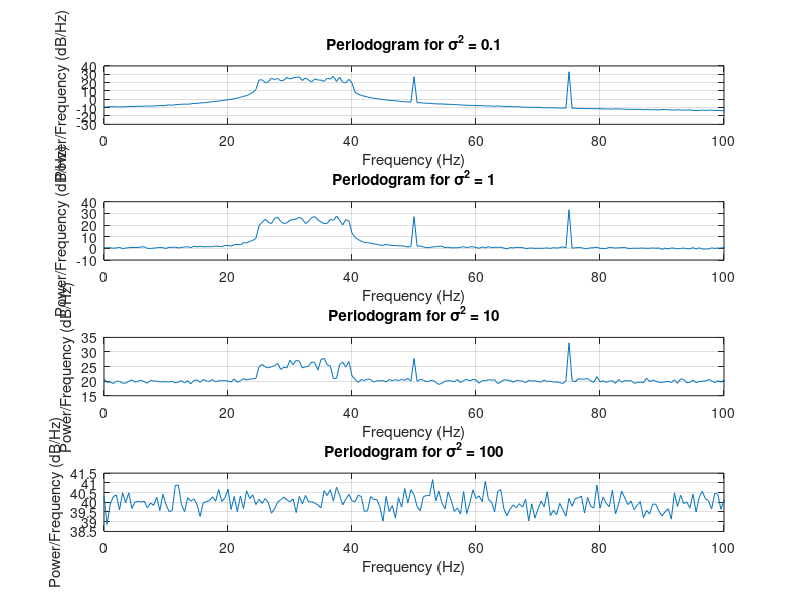

This figure's MATLAB source:
clc;
clear;
close all;

% Define parameters
fs = 1000; 
T = 2; 
N = T * fs; 
t = (0:N-1)/fs; 
w1 = 100 * pi; 
w2 = 150 * pi; 
M = 100; 
sigmas2 = [0.1, 1, 10, 100]; 
periodograms = zeros(M, N/2+1); 
f = (0:N/2) * (fs / N);

% Create figure for subplots
figure;

for i = 1:length(sigmas2)
    s = sigmas2(i);
    periodograms = zeros(M, N/2+1); % Preallocate for averaging
    for run = 1:M
        wI = (50*pi) + (80*pi - 50*pi) * rand;
        x1 = sin(w1 * t);
        x2 = 2 * cos(w2 * t);
        x3 = 4 * cos(wI * t);
        N_t = s * randn(size(t));
        X_t = x1 + x2 + x3 + N_t;
        X_fft = fft(X_t);
        Sx_w = (1/N) * abs(X_fft).^2;
        Sx_w = Sx_w(1:N/2+1);
        periodograms(run, :) = Sx_w;
    end
    % Average periodogram
    avg_periodogram = mean(periodograms, 1);
    
    % Plotting
    subplot(4, 1, i);
    plot(f, 10*log10(avg_periodogram));
    title(['Periodogram for \sigma^2 = ', num2str(s)]);
    xlabel('Frequency (Hz)');
    ylabel('Power/Frequency (dB/Hz)');
    xlim([0 100]); % Limit x-axis to 100 Hz
    grid on;
end
